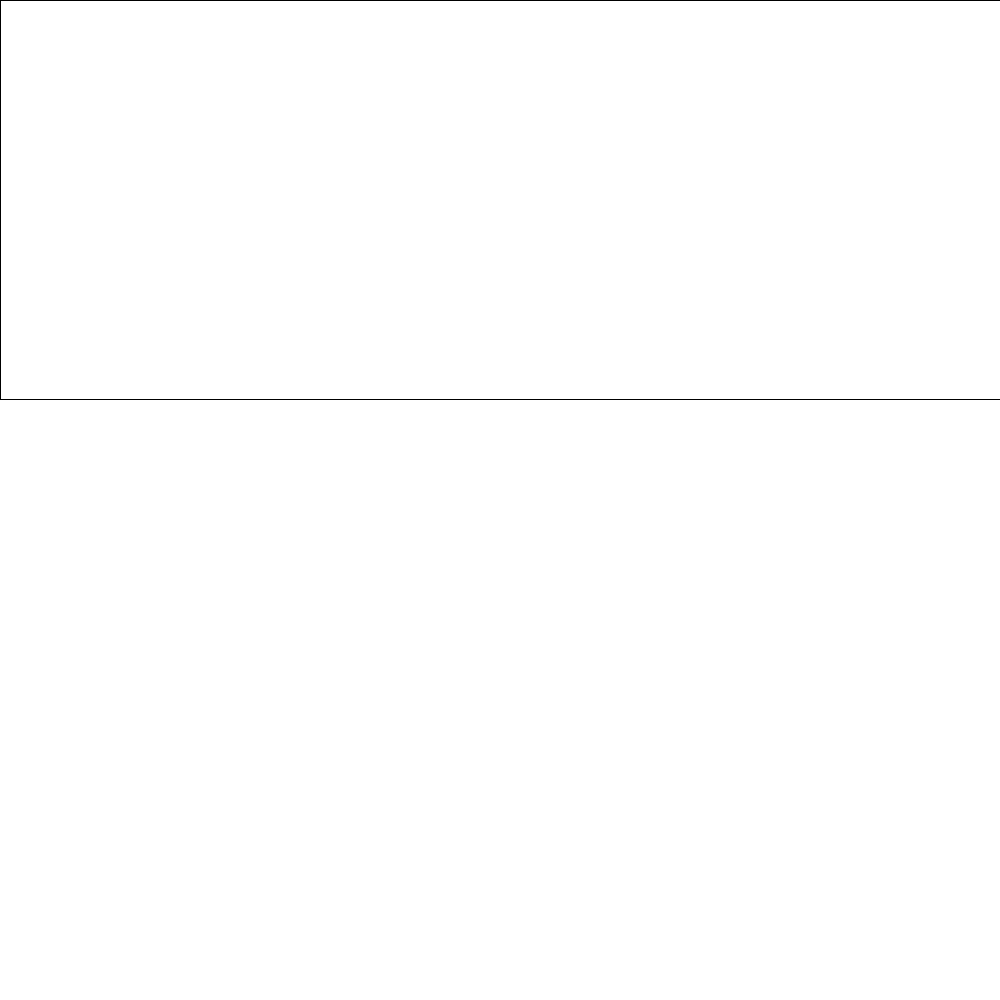
Frame 1 (no input)
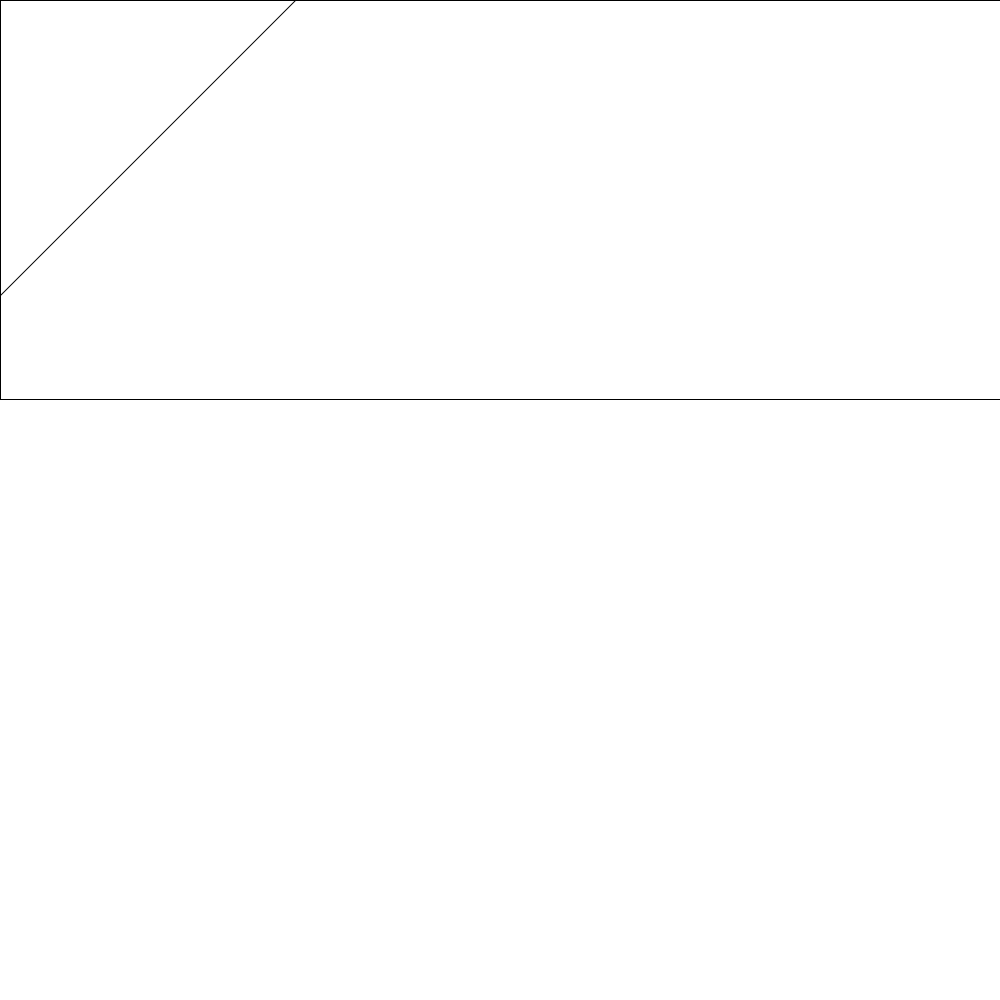
Frame 60 (the mouse pressed at the canvas centre just before this capture)
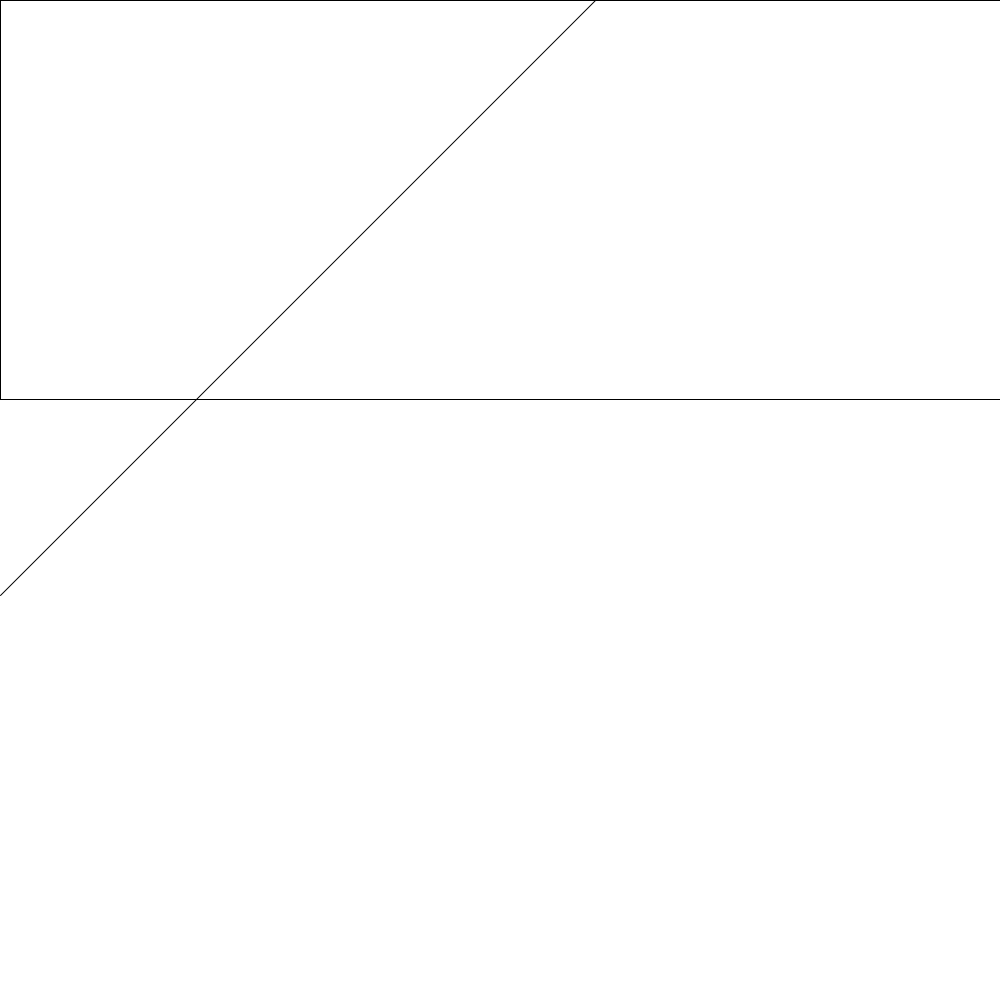
Frame 120 (the mouse held since frame 60 and released just before this capture)

The Processing sketch that drew these frames (run headless with seeded random() and noise(); from frame 60 on, the mouse is pressed at the canvas centre):

// Processing sketch: prototype4
// ── prototype4.pde
Elementary_waves e_wave_1, e_wave_2, e_wave_3;
First_wave f_wave;

void setup(){
  size(1000,1000);
  smooth();
  frameRate(15);
  line(0,height/2-100,width,height/2-100);
  set_elementary_waves_lotation();
  f_wave = new First_wave(45);//angle


}

void draw(){
  //fill(255);
  
  background(255);
  noFill();
  if(e_wave_1.draw_flag == true){
    e_wave_1.create_elementary_wave();
    e_wave_1.display();
  }
  if(e_wave_2.draw_flag == true){
    e_wave_2.create_elementary_wave();
    e_wave_2.display();
  }
  if(e_wave_3.draw_flag == true){
    e_wave_3.create_elementary_wave();
    e_wave_3.display();
  }
  fill(255);
  rect(0,0,width,height/2-101);
  f_wave.draw_first_wave();
  fill(0);
  
}

void set_elementary_waves_lotation(){
  int e_wave_1_x = width/2-100;
  int e_wave_1_y = height/2-100;
  int e_wave_2_x = width/2;
  int e_wave_2_y = height/2-100;
  int e_wave_3_x = width/2+100;
  int e_wave_3_y = height/2-100;

  
  e_wave_1 = new Elementary_waves(255,0,0,e_wave_1_x,e_wave_1_y,false); // RGB 初期座標xy １フレームごとの加速ピクセル
  e_wave_2 = new Elementary_waves(0,255,0,e_wave_2_x,e_wave_2_y,false);
  e_wave_3 = new Elementary_waves(0,0,255,e_wave_3_x,e_wave_3_y,false);
}


class Elementary_waves{
  int color_a, color_b, color_c;
  int coordinates_x, coordinates_y;
  int speed;
  int radius;
  ArrayList elementary_wave;
  boolean draw_flag;

  Elementary_waves(int _color_a, int _color_b, int _color_c,
      int _coordinates_x, int _coordinates_y, boolean _draw_flag){
    color_a = _color_a;
    color_b = _color_b;
    color_c = _color_c;
    coordinates_x = _coordinates_x;
    coordinates_y = _coordinates_y;
    speed = 20; //　１フレームあたりの素元波のスピード
    elementary_wave = new ArrayList();
    draw_flag = _draw_flag;
  }

  void create_elementary_wave(){
    elementary_wave.add(new Elemntary_wave(0,speed)); 
  }
 

  void display(){
    stroke(color_a, color_b, color_c);
    pushMatrix();
    translate(coordinates_x,coordinates_y);
    for(int i = elementary_wave.size()-1; i>=0; i--){
      Elemntary_wave e = (Elemntary_wave)elementary_wave.get(i);
      if(e.update() == false)
      elementary_wave.remove(i);
      }
    popMatrix();
    stroke(0,0,0);//syokika
  }



}


class Elemntary_wave{
  int radius;
  int speed;
  Elemntary_wave(int _radius, int _speed){
    radius = _radius;
    speed = _speed;
  }

  boolean update(){                   // ここで素元波を描く
    radius += speed;
    ellipse(0,0,radius,radius);
    if(radius > width*3 || radius > height*3){
      return false;
    }
    return true;
  }
}


class First_wave{
  float angle;
  float x,y;
  int speed;
  First_wave(float _angle){
    angle = _angle;
    x = 0;
    y = 0;
    speed = 5;
    
  }

  void draw_first_wave(){
    if(angle != 0){
      x = (y * cos(radians(angle)))/ (sin(radians(angle)));
      line(0,y,x,0);
      //fill(255);
      //rect(0,height/2+101,width,height);
      //fill(0);
      check_create_elementary_waves();
    }else{
       line(0,y,width,y); //angle == 0
       check_create_elementary_waves();
    }
    y += speed;
  }

  void check_create_elementary_waves(){
    float check_x = (-1)*(e_wave_1.coordinates_x - y) / (y/x); //mainus ga hituyou
    println(check_x);
    if(check_x > e_wave_1.coordinates_x) e_wave_1.draw_flag = true;
    check_x = (-1)*(e_wave_2.coordinates_x - y) / (y/x);
    if(check_x > e_wave_2.coordinates_x) e_wave_2.draw_flag = true;
    check_x = (-1)*(e_wave_3.coordinates_x - y) / (y/x);
    if(check_x > e_wave_3.coordinates_x) e_wave_3.draw_flag = true;
  }

}
